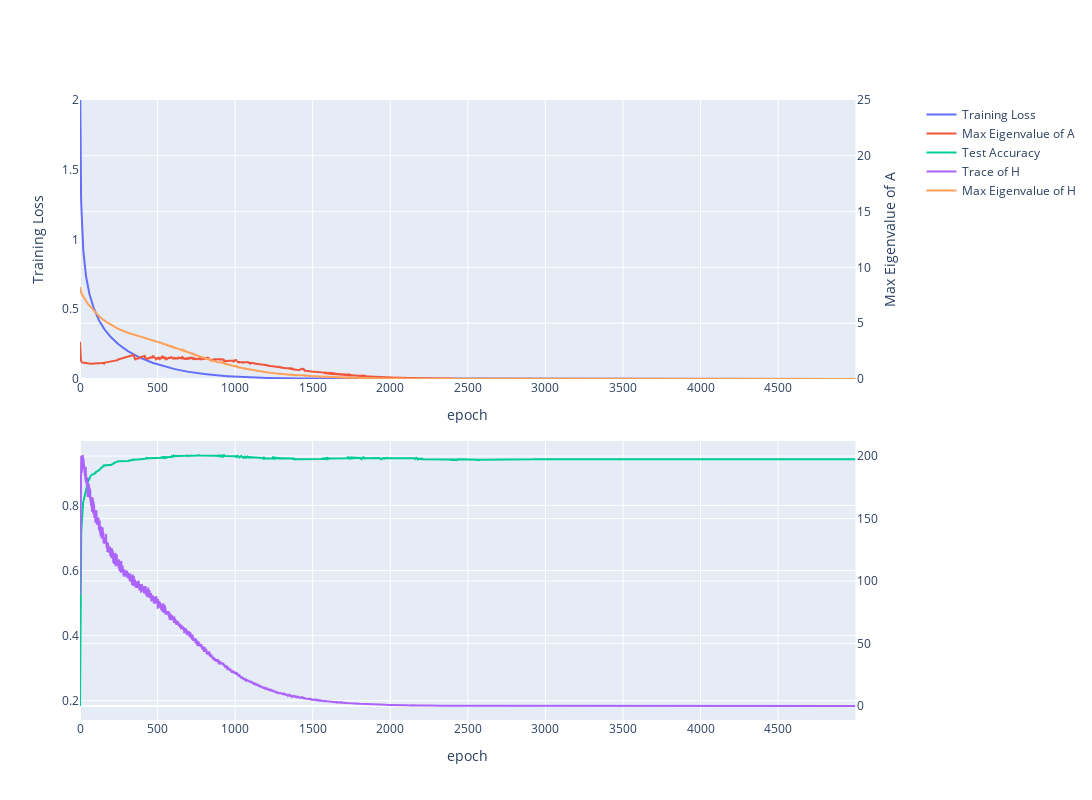

Notebook cell for this chart:
### Code cell
plot_output_data(md, out, 4)

### Figure 1 — Plotly figure (JSON) as saved in the notebook; plotly's stock layout.template omitted (floating-point values rounded to 4 significant figures; data arrays with more than 128 entries replaced by an {"elided": "..."} marker saying what was removed)
{"data": [{"line": {"width": 2}, "name": "Training Loss", "type": "scatter", "x": {"elided": "5000 int values"}, "xaxis": "x", "y": {"elided": "5000 float values"}, "yaxis": "y"}, {"line": {"width": 2}, "name": "Max Eigenvalue of A", "type": "scatter", "x": {"elided": "5000 int values"}, "xaxis": "x", "y": {"elided": "5000 float values"}, "yaxis": "y2"}, {"line": {"width": 2}, "name": "Test Accuracy", "type": "scatter", "x": {"elided": "5000 int values"}, "xaxis": "x2", "y": {"elided": "5000 float values"}, "yaxis": "y3"}, {"line": {"width": 2}, "name": "Trace of H", "type": "scatter", "x": {"elided": "5000 int values"}, "xaxis": "x2", "y": {"elided": "5000 float values"}, "yaxis": "y4"}, {"line": {"width": 2}, "name": "Max Eigenvalue of H", "type": "scatter", "x": {"elided": "5000 int values"}, "xaxis": "x", "y": {"elided": "5000 float values"}, "yaxis": "y2"}], "layout": {"height": 800, "width": 1200, "xaxis": {"anchor": "y", "domain": [0, 0.94], "title": {"text": "epoch"}}, "xaxis2": {"anchor": "y3", "domain": [0, 0.94], "title": {"text": "epoch"}}, "yaxis": {"anchor": "x", "domain": [0.55, 1], "range": [0, 2], "showgrid": false, "title": {"text": "Training Loss"}}, "yaxis2": {"anchor": "x", "overlaying": "y", "range": [0, 25], "side": "right", "title": {"text": "Max Eigenvalue of A"}}, "yaxis3": {"anchor": "x2", "domain": [0, 0.45]}, "yaxis4": {"anchor": "x2", "overlaying": "y3", "side": "right"}}}
